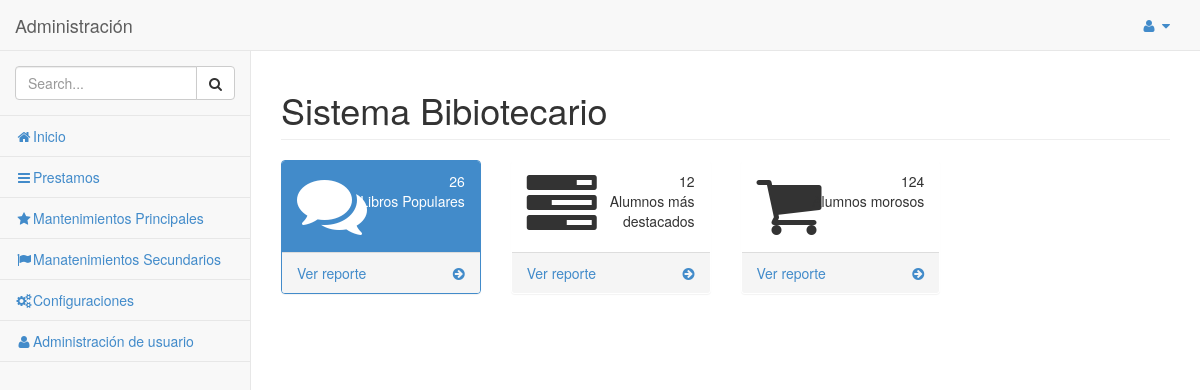
Page /SYSTEM/library_system/index.php (signed in) on the committed database.
### tables this page shows
CREATE TABLE `menu_principal` (
  `id_menu_principal` int(11) NOT NULL,
  `nombre` varchar(50) DEFAULT NULL,
  `url` varchar(100) DEFAULT NULL,
  `nivel_acceso` int(11) DEFAULT NULL,
  `icono` varchar(30) DEFAULT NULL
);

### SYSTEM/library_system/clases/conexion/mto_menu.php (called while the page is built, shortened)
<?php
include_once "clDML.php";
class mto_menu
{
    public function get_menu_secundario_rol($id_padre,$rol)
    {
        $condicion = "";
        switch ($rol) {
            case '3':
                $condicion = "AND nivel_acceso IN(1,2,3)";
                break;
        }
        $query = "SELECT id_menu,nombre_item,id_parent_item,url,nivel_acceso,icono FROM MENU WHERE id_parent_item='$id_padre' $condicion ;";
        $conn = new clDML();
        $users = $conn->get_list($query);
        return $users;
    }
     public function get_menu_principal_rol($rol)
    {
        $condicion = "";
        switch ($rol) {
            case '3':
                $condicion = "WHERE nivel_acceso IN(1,2,3)";
                break;
        }
        $query = "SELECT id_menu_principal,nombre,url,nivel_acceso,icono FROM MENU_PRINCIPAL $condicion ;";
        $conn = new clDML();
        $users = $conn->get_list($query);
        return $users;
    }
}
?>

### SYSTEM/library_system/clases/conexion/clDML.php (called while the page is built, shortened)
<?php
class clDML
{
    public function conectar($hostname, $username,$password, $database){
        $mysqli = new mysqli($hostname, $username,$password, $database);
        if ($mysqli -> connect_errno) {
        die( "Fallo la conexión a MySQL: (" . $mysqli -> mysqli_connect_errno()
        . ") " . $mysqli -> mysqli_connect_error());
        return $mysqli;
        }
        else{
            return $mysqli;
        }
    }
    public function get_list($query)
    {
        $connection = $this->conectar(DB_HOST,DB_USER,DB_PASS,DB_NAME,DB_CHARSET);
        $result = $connection->query($query);
        if($result){
            $users = $result->fetch_all(MYSQLI_ASSOC);
        }else{
            $users = [];
        }
        return $users;
    }
}
?>

### SYSTEM/library_system/constants.php (called while the page is built)
<?php
$ROOT_PATH = 'http://localhost/library_system/';
?>

### SYSTEM/library_system/menu.php (the view, shortened to what this page needs)
<?php
    include_once 'constants.php';
    include_once 'clases/conexion/mto_menu.php';
    include_once 'clases/login.php';
    if(isset($_SESSION['usr']) && isset($_SESSION['cod_usr'])){
       $rol_usu = $_SESSION['rol_usr'];
    }else{
        header('location: '.$ROOT_PATH . 'login.php');
    }
    $mto_menu = new mto_menu();
    $list_menu_principal = $mto_menu->get_menu_principal_rol($rol_usu);
    $stringHTML = "";
    foreach ($list_menu_principal as $row){
        $stringHTML .= "<li><a href='$ROOT_PATH".$row['url']."'>";
        $stringHTML .= "<i class='".$row['icono']."'></i>";
        $stringHTML .= $row['nombre']."</a>";
        $list_menu_secundario = $mto_menu->get_menu_secundario_rol($row['id_menu_principal'],$rol_usu);
        if (count($list_menu_secundario) > 0) {
            $stringHTML .= "<ul class='nav nav-second-level' aria-expanded='false'>";
            foreach ($list_menu_secundario as $fila){
                $stringHTML .= "<li><a href='$ROOT_PATH".$fila['url']."'>".$fila['nombre_item']."</a></li>";
            }
            $stringHTML .= "</ul>";
        }
        $stringHTML .= "</li>";
    }
echo ($stringHTML);
?>

### SYSTEM/library_system/css/sb-admin.css (style rules this page uses)
body { padding-top: 100px; background-color: #f8f8f8; }
@media (min-width:768px) { body { padding-top: 50px; } }
.navbar-static-side ul li { border-bottom: 1px solid #e7e7e7; }

### rows in the picture
menu_principal: nombre "Inicio"
menu_principal: nombre "Prestamos"
menu_principal: nombre "Mantenimientos Principales"
menu_principal: nombre "Manatenimientos Secundarios"
menu_principal: nombre "Configuraciones"
menu_principal: nombre "Administración de usuario"
